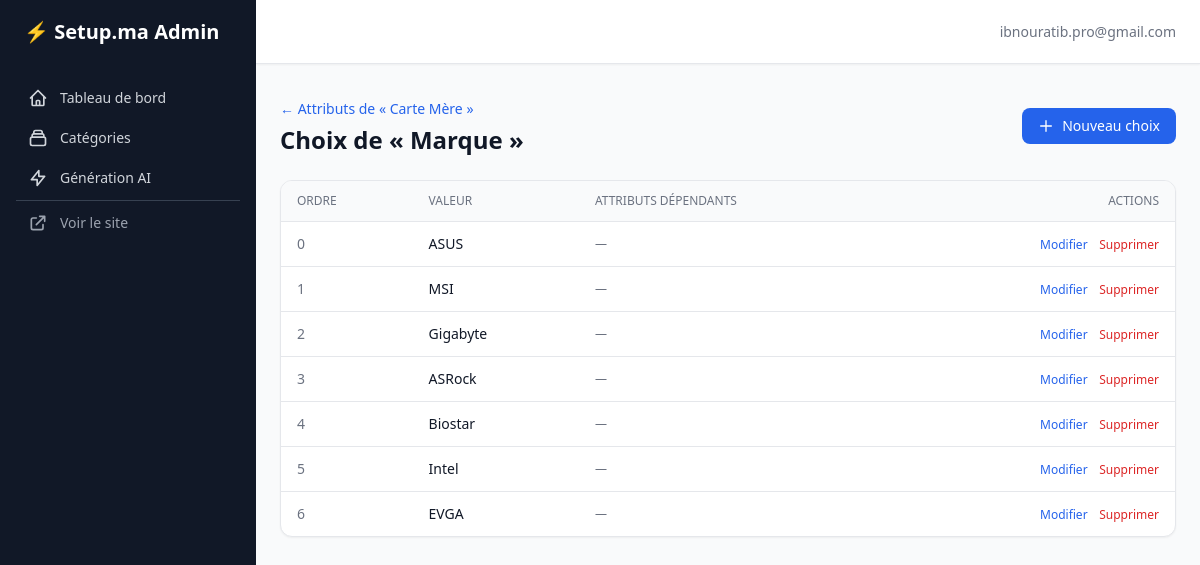
Screenshot of /admin-panel/attributes/94/choices/ (signed in) with the database file from the repository.
### accounts/models.py (models this page shows, shortened)
class User(AbstractBaseUser, PermissionsMixin, TimeStampedModel):
    USER_TYPE_CHOICES = [
        ('particulier', 'Particulier'),
        ('boutique', 'Boutique'),
    ]
    email = models.EmailField(unique=True, verbose_name="Adresse email")
    phone_whatsapp = models.CharField(max_length=20, blank=True, verbose_name="WhatsApp")
    first_name = models.CharField(max_length=150, blank=True, verbose_name="Prénom")
    last_name = models.CharField(max_length=150, blank=True, verbose_name="Nom")
    user_type = models.CharField(max_length=20, choices=USER_TYPE_CHOICES, verbose_name="Type")
    is_active = models.BooleanField(default=True)
    is_staff = models.BooleanField(default=False)
    date_joined = models.DateTimeField(auto_now_add=True)
    objects = CustomUserManager()
    USERNAME_FIELD = 'email'
    REQUIRED_FIELDS = []
    class Meta:
        verbose_name = "Utilisateur"
        verbose_name_plural = "Utilisateurs"

### catalog/models.py (models this page shows, shortened)
class AttributeDefinition(TimeStampedModel):
    ATTRIBUTE_TYPES = [
        ('INT', 'Entier'),
        ('DECIMAL', 'Décimal'),
        ('CHOICE', 'Choix unique'),
        ('MULTI_CHOICE', 'Choix multiple'),
        ('BOOLEAN', 'Booléen'),
        ('TEXT_SHORT', 'Texte court'),
    ]
    category = models.ForeignKey(
        Category,
        on_delete=models.CASCADE,
        related_name='attributes',
        verbose_name="Catégorie",
    )
    name = models.CharField(max_length=255, verbose_name="Nom")
    label_fr = models.CharField(max_length=255, verbose_name="Label (FR)")
    attribute_type = models.CharField(
        max_length=20,
        choices=ATTRIBUTE_TYPES,
        verbose_name="Type",
    )
    required = models.BooleanField(default=False, verbose_name="Obligatoire")
    filterable = models.BooleanField(default=False, verbose_name="Filtrable")
    min_value = models.DecimalField(
        max_digits=10, decimal_places=2, null=True, blank=True, verbose_name="Valeur min",
    )
    max_value = models.DecimalField(
        max_digits=10, decimal_places=2, null=True, blank=True, verbose_name="Valeur max",
    )
    order = models.PositiveIntegerField(default=0, verbose_name="Ordre")
    unit = models.CharField(max_length=20, blank=True, verbose_name="Unité")
    depends_on_choice = models.ForeignKey(
        'AttributeChoice',
        on_delete=models.CASCADE,
        null=True,
        blank=True,
        related_name='dependent_attributes',
        verbose_name="Dépend du choix",
        help_text="Si renseigné, cet attribut n'apparaît que quand ce choix est sélectionné",
    )
    class Meta:
        verbose_name = "Définition d'attribut"
        verbose_name_plural = "Définitions d'attributs"
        ordering = ['order', 'name']

class Category(TimeStampedModel):
    name = models.CharField(max_length=255, verbose_name="Nom")
    slug = models.SlugField(unique=True, max_length=255)
    parent = models.ForeignKey(
        'self',
        on_delete=models.CASCADE,
        null=True,
        blank=True,
        related_name='children',
        verbose_name="Catégorie parente",
    )
    icon = models.CharField(max_length=100, blank=True, verbose_name="Icône")
    order = models.PositiveIntegerField(default=0, verbose_name="Ordre")
    class Meta:
        verbose_name = "Catégorie"
        verbose_name_plural = "Catégories"
        ordering = ['order', 'name']

class AttributeChoice(TimeStampedModel):
    attribute = models.ForeignKey(
        AttributeDefinition,
        on_delete=models.CASCADE,
        related_name='choices',
        verbose_name="Attribut",
    )
    value = models.CharField(max_length=255, verbose_name="Valeur")
    order = models.PositiveIntegerField(default=0, verbose_name="Ordre")
    class Meta:
        verbose_name = "Choix d'attribut"
        verbose_name_plural = "Choix d'attributs"
        ordering = ['order']

### adminpanel/views.py (the view)
# urls.py: path('attributes/<int:attr_pk>/choices/', views.ChoiceListView.as_view(), name='choice-list'),
class ChoiceListView(StaffRequiredMixin, View):
    def get(self, request, attr_pk):
        attr = get_object_or_404(AttributeDefinition, pk=attr_pk)
        choices = attr.choices.order_by('order')
        return render(request, 'adminpanel/choices/list.html', {
            'attribute': attr,
            'choices': choices,
        })

### adminpanel/views.py (called while the page is built)
    def test_func(self):
        return self.request.user.is_authenticated and self.request.user.is_staff

### adminpanel/templates/adminpanel/choices/list.html (shortened to what this page needs)
{% extends "adminpanel/base.html" %}
{% block content %}
<div class="flex items-center justify-between mb-6">
    <div>
        <a href="{% url 'adminpanel:attribute-list' cat_pk=attribute.category.pk %}" class="text-sm text-blue-600 hover:text-blue-800">&larr; Attributs de « {{ attribute.category.name }} »</a>
        <h1 class="text-2xl font-bold text-gray-900 mt-1">Choix de « {{ attribute.label_fr }} »</h1>
    </div>
    <a href="{% url 'adminpanel:choice-create' attr_pk=attribute.pk %}" class="inline-flex items-center px-4 py-2 bg-blue-600 hover:bg-blue-700 text-white text-sm font-medium rounded-lg transition-colors">
        <svg class="w-4 h-4 mr-2" fill="none" stroke="currentColor" viewBox="0 0 24 24"><path stroke-linecap="round" stroke-linejoin="round" stroke-width="2" d="M12 4v16m8-8H4"/></svg>
        Nouveau choix
    </a>
</div>
{% if choices %}
<div class="bg-white rounded-xl shadow-sm border border-gray-200 overflow-hidden">
    <table class="w-full text-sm">
        <thead class="bg-gray-50 border-b">
            <tr>
                <th class="px-4 py-3 text-left text-xs font-medium text-gray-500 uppercase">Ordre</th>
                <th class="px-4 py-3 text-left text-xs font-medium text-gray-500 uppercase">Valeur</th>
                <th class="px-4 py-3 text-left text-xs font-medium text-gray-500 uppercase">Attributs dépendants</th>
                <th class="px-4 py-3 text-right text-xs font-medium text-gray-500 uppercase">Actions</th>
            </tr>
        </thead>
        <tbody class="divide-y">
            {% for choice in choices %}
            <tr class="hover:bg-gray-50">
                <td class="px-4 py-3 text-gray-500">{{ choice.order }}</td>
                <td class="px-4 py-3 font-medium text-gray-900">{{ choice.value }}</td>
                <td class="px-4 py-3 text-xs text-gray-500">
                    {% for dep in choice.dependent_attributes.all %}
                        <span class="inline-block bg-purple-50 text-purple-700 px-2 py-0.5 rounded mr-1 mb-1">{{ dep.label_fr }}</span>
                    {% empty %}
                        —
                    {% endfor %}
                </td>
                <td class="px-4 py-3 text-right space-x-2">
                    <a href="{% url 'adminpanel:choice-edit' pk=choice.pk %}" class="text-blue-600 hover:text-blue-800 text-xs">Modifier</a>
                    <form method="post" action="{% url 'adminpanel:choice-delete' pk=choice.pk %}" class="inline" onsubmit="return confirm('Supprimer « {{ choice.value }} » ?');">
                        <button class="text-red-600 hover:text-red-800 text-xs">Supprimer</button>
                    </form>
                </td>
            </tr>
            {% endfor %}
        </tbody>
    </table>
</div>
{% endif %}
{% endblock %}

### adminpanel/templates/adminpanel/base.html (shortened to what this page needs)
<!DOCTYPE html>
<html lang="fr" class="h-full bg-gray-50">
<head>
    <script src="https://cdn.tailwindcss.com"></script>
</head>
<body class="h-full">
    <div class="min-h-full">
        <div class="flex">
            <aside class="hidden lg:flex lg:flex-col lg:w-64 lg:fixed lg:inset-y-0 bg-gray-900">
                <div class="flex items-center h-16 px-6">
                    <a href="{% url 'adminpanel:dashboard' %}" class="text-white text-xl font-bold">
                        ⚡ Setup.ma Admin
                    </a>
                </div>
                <nav class="flex-1 px-4 py-4 space-y-1">
                    <a href="{% url 'adminpanel:dashboard' %}"
                       class="flex items-center px-3 py-2 text-sm font-medium rounded-lg {% if request.resolver_match.url_name == 'dashboard' %}bg-gray-800 text-white{% else %}text-gray-300 hover:bg-gray-800 hover:text-white{% endif %}">
                        <svg class="w-5 h-5 mr-3" fill="none" stroke="currentColor" viewBox="0 0 24 24"><path stroke-linecap="round" stroke-linejoin="round" stroke-width="2" d="M3 12l2-2m0 0l7-7 7 7M5 10v10a1 1 0 001 1h3m10-11l2 2m-2-2v10a1 1 0 01-1 1h-3m-6 0a1 1 0 001-1v-4a1 1 0 011-1h2a1 1 0 011 1v4a1 1 0 001 1m-6 0h6"/></svg>
                        Tableau de bord
                    </a>
                    <a href="{% url 'adminpanel:category-list' %}"
                       class="flex items-center px-3 py-2 text-sm font-medium rounded-lg {% if 'categor' in request.resolver_match.url_name %}bg-gray-800 text-white{% else %}text-gray-300 hover:bg-gray-800 hover:text-white{% endif %}">
                        <svg class="w-5 h-5 mr-3" fill="none" stroke="currentColor" viewBox="0 0 24 24"><path stroke-linecap="round" stroke-linejoin="round" stroke-width="2" d="M19 11H5m14 0a2 2 0 012 2v6a2 2 0 01-2 2H5a2 2 0 01-2-2v-6a2 2 0 012-2m14 0V9a2 2 0 00-2-2M5 11V9a2 2 0 012-2m0 0V5a2 2 0 012-2h6a2 2 0 012 2v2M7 7h10"/></svg>
                        Catégories
                    </a>
                    <a href="{% url 'adminpanel:ai-generate' %}"
                       class="flex items-center px-3 py-2 text-sm font-medium rounded-lg {% if 'ai' in request.resolver_match.url_name %}bg-gray-800 text-white{% else %}text-gray-300 hover:bg-gray-800 hover:text-white{% endif %}">
                        <svg class="w-5 h-5 mr-3" fill="none" stroke="currentColor" viewBox="0 0 24 24"><path stroke-linecap="round" stroke-linejoin="round" stroke-width="2" d="M13 10V3L4 14h7v7l9-11h-7z"/></svg>
                        Génération AI
                    </a>
                    <hr class="my-4 border-gray-700">
                    <a href="{% url 'home' %}" class="flex items-center px-3 py-2 text-sm font-medium text-gray-400 rounded-lg hover:bg-gray-800 hover:text-white">
                        <svg class="w-5 h-5 mr-3" fill="none" stroke="currentColor" viewBox="0 0 24 24"><path stroke-linecap="round" stroke-linejoin="round" stroke-width="2" d="M10 6H6a2 2 0 00-2 2v10a2 2 0 002 2h10a2 2 0 002-2v-4M14 4h6m0 0v6m0-6L10 14"/></svg>
                        Voir le site
                    </a>
                </nav>
            </aside>
            <div class="lg:pl-64 flex flex-col flex-1">
                <header class="sticky top-0 z-10 flex h-16 items-center gap-4 border-b bg-white px-6 shadow-sm">
                    <span class="text-sm text-gray-500">{{ request.user.email }}</span>
                </header>
                <main class="flex-1 px-6 py-8">
                    {% block content %}{% endblock %}
                </main>
            </div>
        </div>
    </div>
</body>
</html>

### rows the page displays
User: user.email "ibnouratib.pro@gmail.com"
AttributeDefinition: category.name "Carte Mère", label_fr "Marque"
AttributeChoice: order "0", value "ASUS"
AttributeChoice: order "1", value "MSI"
AttributeChoice: order "2", value "Gigabyte"
AttributeChoice: order "3", value "ASRock"
AttributeChoice: order "4", value "Biostar"
AttributeChoice: order "5", value "Intel"
AttributeChoice: order "6", value "EVGA"
